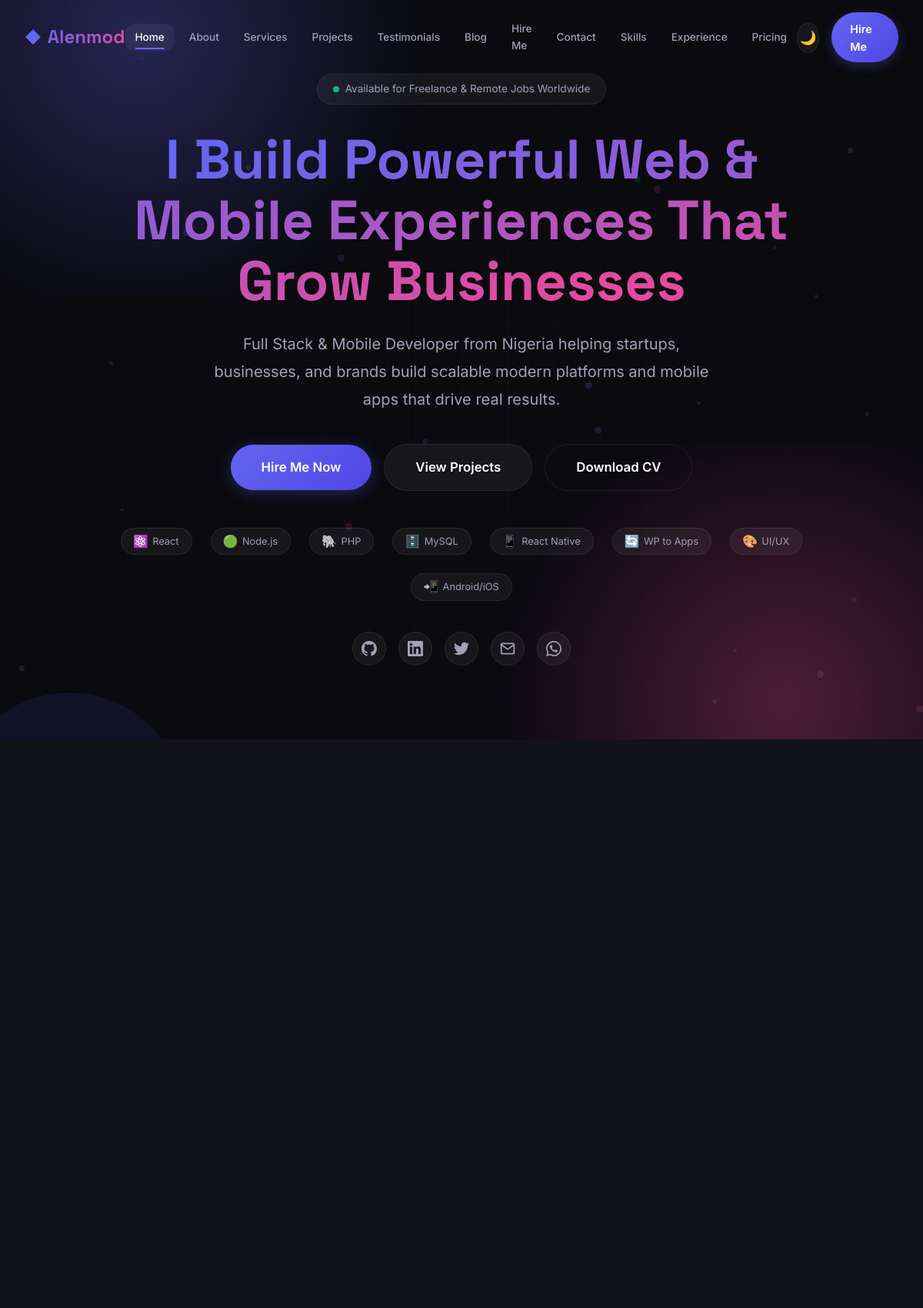
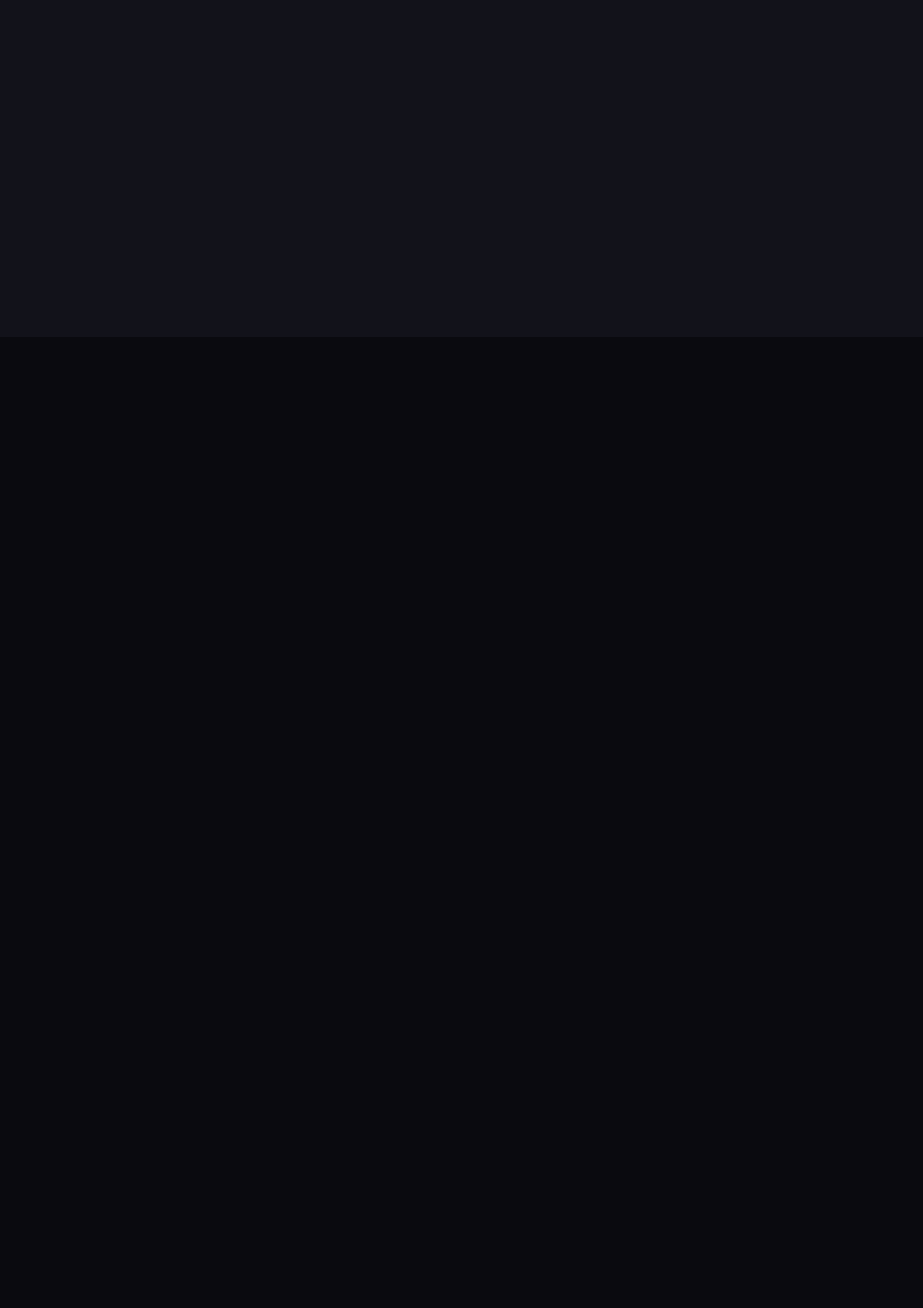
The page / (upper part) on the database its author committed (2 pictures, top to bottom).
### tables this page shows
CREATE TABLE nav_items (
    id INT AUTO_INCREMENT PRIMARY KEY,
    label VARCHAR(100) NOT NULL,
    url VARCHAR(255) NOT NULL DEFAULT '#',
    icon VARCHAR(50) DEFAULT NULL,
    parent_id INT DEFAULT NULL,
    location ENUM('header','footer','both') DEFAULT 'header',
    target ENUM('_self','_blank') DEFAULT '_self',
    sort_order INT DEFAULT 0,
    status ENUM('active','inactive') DEFAULT 'active',
    created_at TIMESTAMP DEFAULT CURRENT_TIMESTAMP,
    updated_at TIMESTAMP DEFAULT CURRENT_TIMESTAMP ON UPDATE CURRENT_TIMESTAMP,
    FOREIGN KEY (parent_id) REFERENCES nav_items(id) ON DELETE SET NULL
);

### includes/functions.php (called while the page is built, shortened)
<?php
function getAllSettings() {
    static $cached = null;
    if ($cached !== null) return $cached;
    $db = getDB();
    try {
        $stmt = $db->query("SELECT setting_key, setting_value FROM site_settings");
        $cached = [];
        while ($row = $stmt->fetch()) {
            $cached[$row['setting_key']] = $row['setting_value'];
        }
        return $cached;
    } catch (PDOException $e) {
        error_log("Error fetching settings: " . $e->getMessage());
        return [];
    }
}
function getNavItems($location = 'header') {
    $db = getDB();
    try {
        $stmt = $db->prepare("SELECT * FROM nav_items WHERE status = 'active' AND (location = ? OR location = 'both') ORDER BY sort_order ASC");
        $stmt->execute([$location]);
        return $stmt->fetchAll();
    } catch (PDOException $e) {
        error_log("Error fetching nav items: " . $e->getMessage());
        return [];
    }
}

### index.php (the view, shortened to what this page needs)
<?php
require_once __DIR__ . '/includes/functions.php';
$settings = getAllSettings();
include __DIR__ . '/partials/header.php';
?>
<main>
    <section class="hero" id="hero">
        <div class="hero-particles"></div>
        <div class="hero-gradient"></div>
        <div class="hero-gradient-2"></div>
        <div class="hero-grid"></div>
        <div class="hero-content">
            <div class="hero-badge">
                <span class="status-dot"></span>
                <?php echo htmlspecialchars($settings['hero_availability'] ?? 'Available for Freelance & Remote Jobs'); ?>
            </div>
            <h1 class="hero-title">
                <span class="gradient-text"><?php echo htmlspecialchars($settings['hero_title'] ?? 'I Build Powerful Web Experiences That Grow Businesses'); ?></span>
            </h1>
            <p class="hero-subtitle">
                <?php echo htmlspecialchars($settings['hero_subtitle'] ?? 'Full Stack Developer from Nigeria helping startups, businesses, and brands build scalable modern platforms.'); ?>
            </p>
            <div class="hero-actions">
                <a href="#hire" class="btn btn-primary btn-lg magnetic-btn">
                    Hire Me Now
                </a>
                <a href="#projects" class="btn btn-secondary btn-lg magnetic-btn">View Projects</a>
                <a href="<?php echo htmlspecialchars($settings['cv_url'] ?? '#'); ?>" target="_blank" class="btn btn-outline btn-lg magnetic-btn">Download CV</a>
            </div>
            <div class="hero-tech-stack">
                <span class="hero-tech-item"><span class="tech-icon">⚛️</span> React</span>
                <span class="hero-tech-item"><span class="tech-icon">🟢</span> Node.js</span>
                <span class="hero-tech-item"><span class="tech-icon">🐘</span> PHP</span>
                <span class="hero-tech-item"><span class="tech-icon">🗄️</span> MySQL</span>
                <span class="hero-tech-item"><span class="tech-icon">📱</span> React Native</span>
                <span class="hero-tech-item"><span class="tech-icon">🔄</span> WP to Apps</span>
                <span class="hero-tech-item"><span class="tech-icon">🎨</span> UI/UX</span>
                <span class="hero-tech-item"><span class="tech-icon">📲</span> Android/iOS</span>
            </div>
            <div class="hero-social">
                <a href="<?php echo htmlspecialchars($settings['github_url'] ?? '#'); ?>" class="hero-social-link" target="_blank" rel="noopener" aria-label="GitHub">
                </a>
                <a href="<?php echo htmlspecialchars($settings['linkedin_url'] ?? '#'); ?>" class="hero-social-link" target="_blank" rel="noopener" aria-label="LinkedIn">
                </a>
                <a href="<?php echo htmlspecialchars($settings['twitter_url'] ?? '#'); ?>" class="hero-social-link" target="_blank" rel="noopener" aria-label="Twitter">
                </a>
                <a href="mailto:<?php echo htmlspecialchars($settings['email'] ?? ''); ?>" class="hero-social-link" aria-label="Email">
                    <svg width="20" height="20" viewBox="0 0 24 24" fill="none" stroke="currentColor" stroke-width="2" stroke-linecap="round" stroke-linejoin="round"><path d="M4 4h16c1.1 0 2 .9 2 2v12c0 1.1-.9 2-2 2H4c-1.1 0-2-.9-2-2V6c0-1.1.9-2 2-2z"/><polyline points="22,6 12,13 2,6"/></svg>
                </a>
                <a href="https://wa.me/<?php echo htmlspecialchars(ltrim($settings['whatsapp'] ?? '2348012345678', '+')); ?>" class="hero-social-link" target="_blank" rel="noopener" aria-label="WhatsApp">
                </a>
            </div>
        </div>
    </section>
    <section class="trust-section section" id="trust">
        <div class="section-inner">
            <div class="stats-grid">
            </div>
            <div class="trust-cards">
            </div>
        </div>
    </section>
    <section class="section" id="about">
        <div class="section-inner">
            <div class="about-grid">
            </div>
        </div>
    </section>
</main>
<?php include __DIR__ . '/partials/footer.php'; ?>

### partials/header.php (shortened to what this page needs)
<?php
$settings = getAllSettings();
$theme = $_COOKIE['theme'] ?? 'dark';
?>
<!DOCTYPE html>
<html lang="en" class="<?php echo $theme === 'light' ? 'light' : 'dark'; ?>">
<head>
    <link rel="stylesheet" href="<?php echo BASE_URL; ?>/assets/css/style.css">
</head>
<body>
    <div class="floating-elements">
    </div>
    <nav class="navbar" role="navigation" aria-label="Main navigation">
        <div class="navbar-inner">
            <a href="#hero" class="nav-logo">
                <span class="nav-logo-icon">&#x25C6;</span>
                <span class="nav-logo-text">Alenmod</span>
            </a>
            <div class="nav-links">
                <?php
                $headerNav = getNavItems('header');
                ?>
                <?php foreach ($headerNav as $i => $nav):
                    $label = htmlspecialchars($nav['label']);
                ?>
                <a href="<?php echo htmlspecialchars($nav['url']); ?>" class="nav-link <?php echo $i === 0 ? 'active' : ''; ?>" <?php echo $nav['target'] === '_blank' ? 'target="_blank"' : ''; ?>>
                    <?php echo $label; ?>
                </a>
                <?php endforeach; ?>
            </div>
            <div class="nav-actions">
                <button class="theme-toggle" aria-label="Toggle theme">
                    <span class="theme-icon">🌙</span>
                </button>
                <a href="#hire" class="nav-hire-btn">Hire Me</a>
            </div>
        </div>
    </nav>

### rows shown on the page
nav_items: label "Home"
nav_items: label "About"
nav_items: label "Services"
nav_items: label "Projects"
nav_items: label "Testimonials"
nav_items: label "Blog"
nav_items: label "Hire Me"
nav_items: label "Contact"
nav_items: label "Skills"
nav_items: label "Experience"
nav_items: label "Pricing"

### other values the page prints
$settings['hero_availability'] "Available for Freelance & Remote Jobs Worldwide"
$settings['hero_title'] "I Build Powerful Web & Mobile Experiences That Grow Businesses"
$settings['hero_subtitle'] "Full Stack & Mobile Developer from Nigeria helping startups, businesses, and brands build scalable modern platforms and mobile apps that drive real results."
